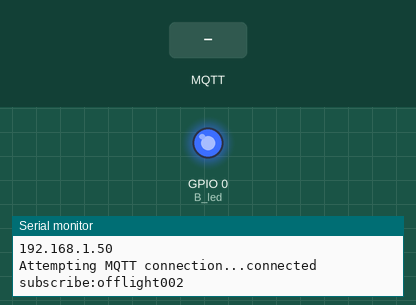
Simulated run of this sketch. Board: ESP8266 (NodeMCU). On the bench: output pins drawn as LEDs (lit = HIGH), the last lines printed to the serial monitor. Inputs (shaded band) come from the test bench. WiFi joins after 1.5 s; servers stay silent unless stated; no MQTT or app messages arrive unless stated.

Above: at 2.7 s.
2.8 s: MQTT message "on" arrives on the first subscribed topic
At 4.0 s:
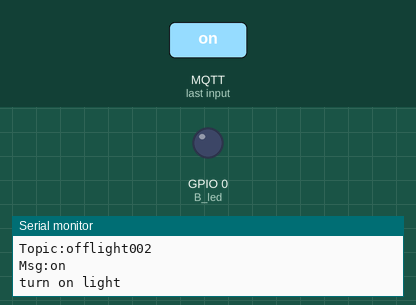
4.3 s: MQTT message "off" arrives on the first subscribed topic
At 5.2 s:
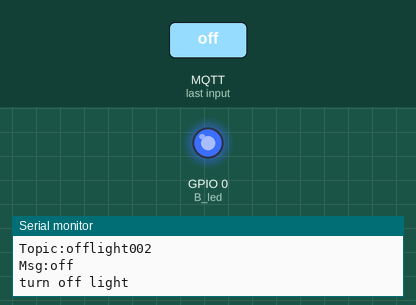
Timing chart, 0 to 7.3 s (numbered marks = the images above; inputs shaded):
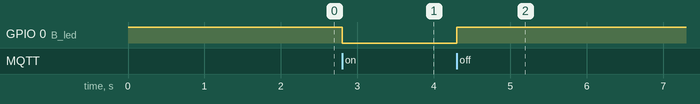

Measured:
- after the input at 2.8 s, GPIO 0 (B_led): HIGH → LOW at once
- after the input at 4.3 s, GPIO 0 (B_led): LOW → HIGH at once

The sketch:

light.ino
```cpp
/*
* 智能语言控制控制，支持同时天猫、小爱、小度、google Assistent控制
* 也同时支持web控制、小程序控制、app控制，定时控制等
* 项目示例：通过发送on或off控制开关
* 官网：bemfa.com
*/

#include <ESP8266WiFi.h>               //默认，加载WIFI头文件
#include "PubSubClient.h"              //默认，加载MQTT库文件

//********************需要修改的部分*******************//
const char* ssid = "xxxxxxxx";           //修改，你的路由去WIFI名字
const char* password = "xxxxxxxxxxx";     //你的WIFI密码
#define ID_MQTT  "xxxxxxxxxxxxxxxxxxx"     //用户私钥，控制台获取
const char*  topic = "offlight002";        //主题名字，可在巴法云控制台自行创建，名称随意
const int B_led = 0;       //单片机LED引脚值，esp01s 为0
//**************************************************//

const char* mqtt_server = "bemfa.com"; //默认，MQTT服务器
const int mqtt_server_port = 9501;      //默认，MQTT服务器
WiFiClient espClient;
PubSubClient client(espClient);

//灯光函数及引脚定义
void turnOnLed();
void turnOffLed();


void setup_wifi() {
  delay(10);
  Serial.println();
  Serial.print("Connecting to ");
  Serial.println(ssid);
  WiFi.begin(ssid, password);
  while (WiFi.status() != WL_CONNECTED) {
    delay(500);
    Serial.print(".");
  }

  Serial.println("");
  Serial.println("WiFi connected");
  Serial.println("IP address: ");
  Serial.println(WiFi.localIP());
}

void callback(char* topic, byte* payload, unsigned int length) {
  Serial.print("Topic:");
  Serial.println(topic);
  String msg = "";
  for (int i = 0; i < length; i++) {
    msg += (char)payload[i];
  }
  Serial.print("Msg:");
  Serial.println(msg);
  if (msg == "on") {//如果接收字符on，亮灯
    turnOnLed();//开灯函数
  } else if (msg == "off") {//如果接收字符off，亮灯
    turnOffLed();//关灯函数
  }
  msg = "";
}

void reconnect() {
  // Loop until we're reconnected
  while (!client.connected()) {
    Serial.print("Attempting MQTT connection...");
    // Attempt to connect
    if (client.connect(ID_MQTT)) {
      Serial.println("connected");
      Serial.print("subscribe:");
      Serial.println(topic);
      //订阅主题，如果需要订阅多个主题，可发送多条订阅指令client.subscribe(topic2);client.subscribe(topic3);
      client.subscribe(topic);
    } else {
      Serial.print("failed, rc=");
      Serial.print(client.state());
      Serial.println(" try again in 5 seconds");
      // Wait 5 seconds before retrying
      delay(5000);
    }
  }
}


void setup() {
  pinMode(B_led, OUTPUT); //设置引脚为输出模式
  digitalWrite(B_led, HIGH);//默认引脚上电高电平
  Serial.begin(115200);     //设置波特率115200
  setup_wifi();           //设置wifi的函数，连接wifi
  client.setServer(mqtt_server, mqtt_server_port);//设置mqtt服务器
  client.setCallback(callback); //mqtt消息处理

}
void loop() {
  if (!client.connected()) {
    reconnect();
  }
  client.loop();

}

//打开灯泡
void turnOnLed() {
  Serial.println("turn on light");
  digitalWrite(B_led, LOW);
}
//关闭灯泡
void turnOffLed() {
  Serial.println("turn off light");
  digitalWrite(B_led, HIGH);
}
```
